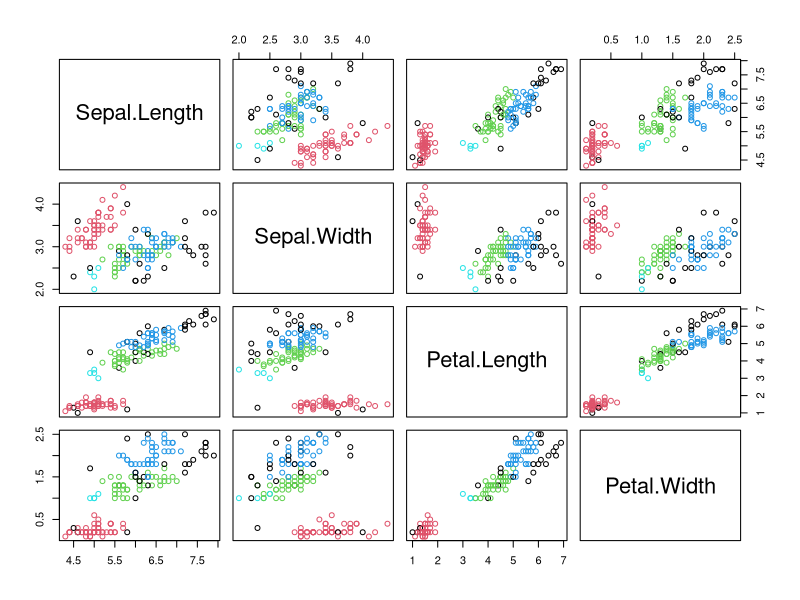
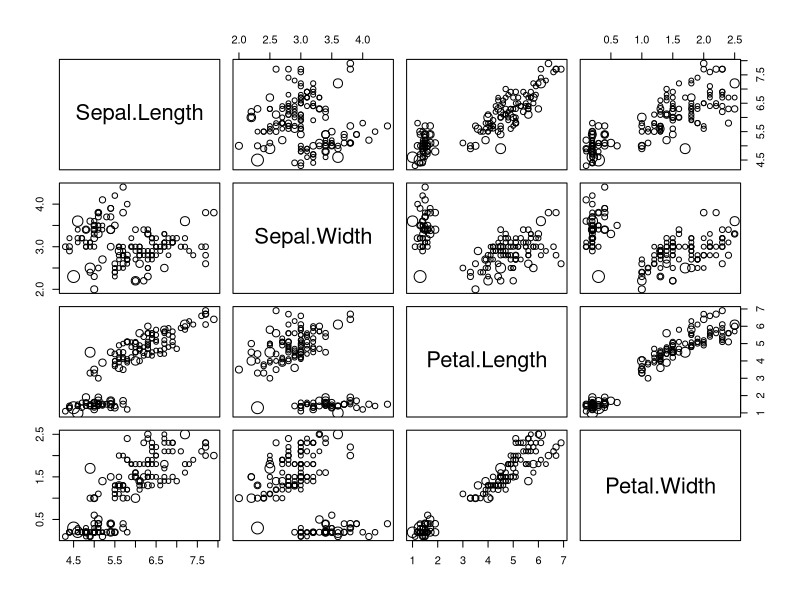
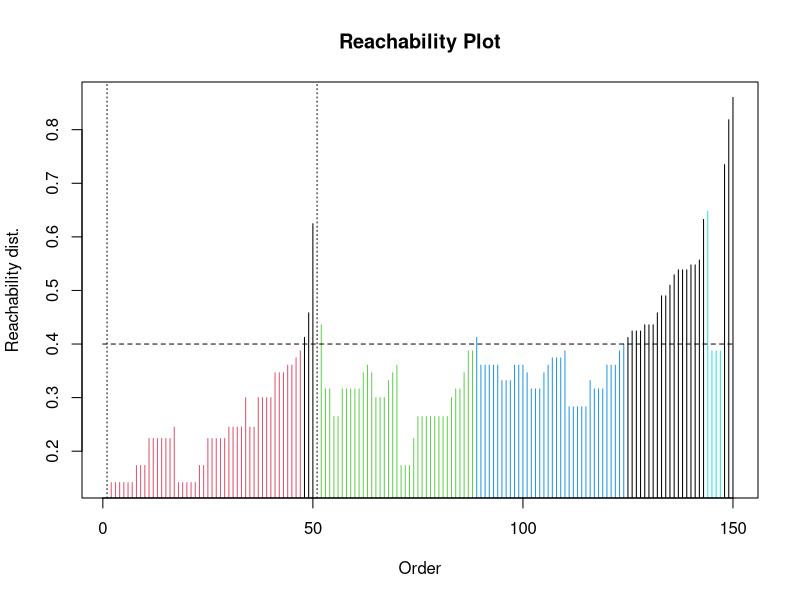
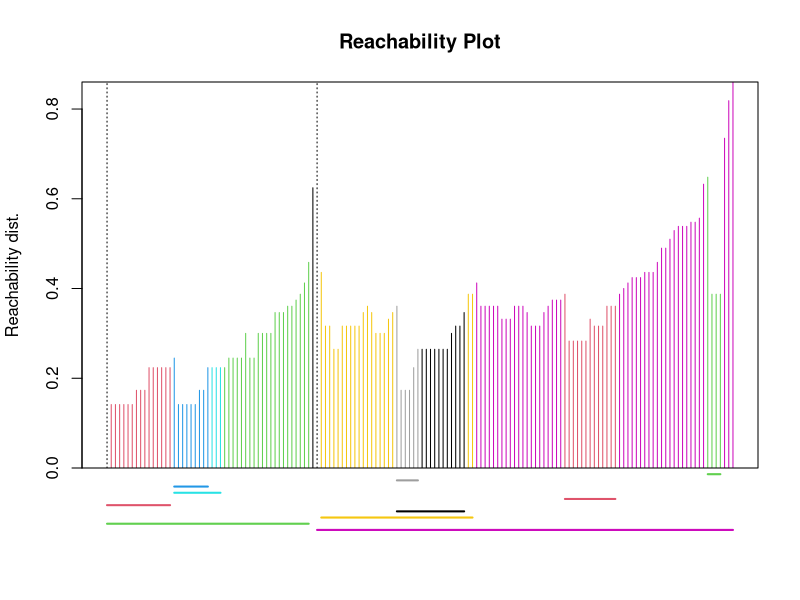
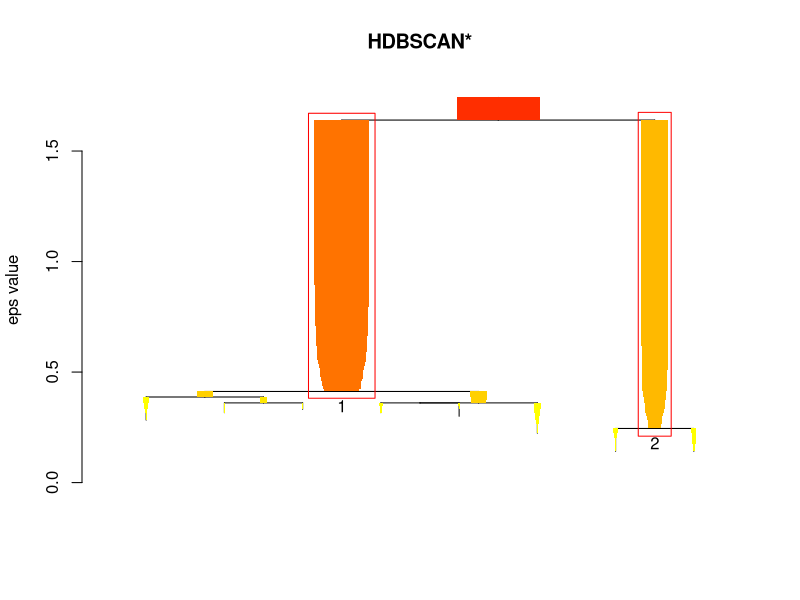
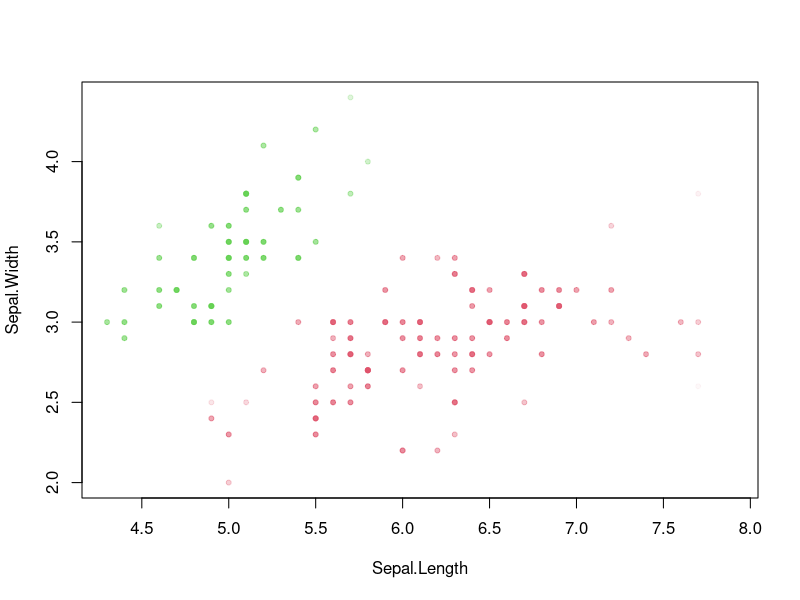

The R source for these figures, in order:
library("dbscan")

data("iris")
x <- as.matrix(iris[, 1:4])
db <- dbscan(x, eps = .4, minPts = 4)
db
pairs(x, col = db$cluster + 1L)
lof <- lof(x, k = 4)
pairs(x, cex = lof)
opt <- optics(x, eps = 1, minPts = 4)
opt
opt <- extractDBSCAN(opt, eps_cl = .4)
plot(opt)
opt <- extractXi(opt, xi = .05)
opt
plot(opt)
hdb <- hdbscan(x, minPts = 4)
hdb
plot(hdb, show_flat = T)
colors <- mapply(function(col, i) adjustcolor(col, alpha.f = hdb$membership_prob[i]), 
                 palette()[hdb$cluster+1], seq_along(hdb$cluster))
plot(x, col=colors, pch=20)
